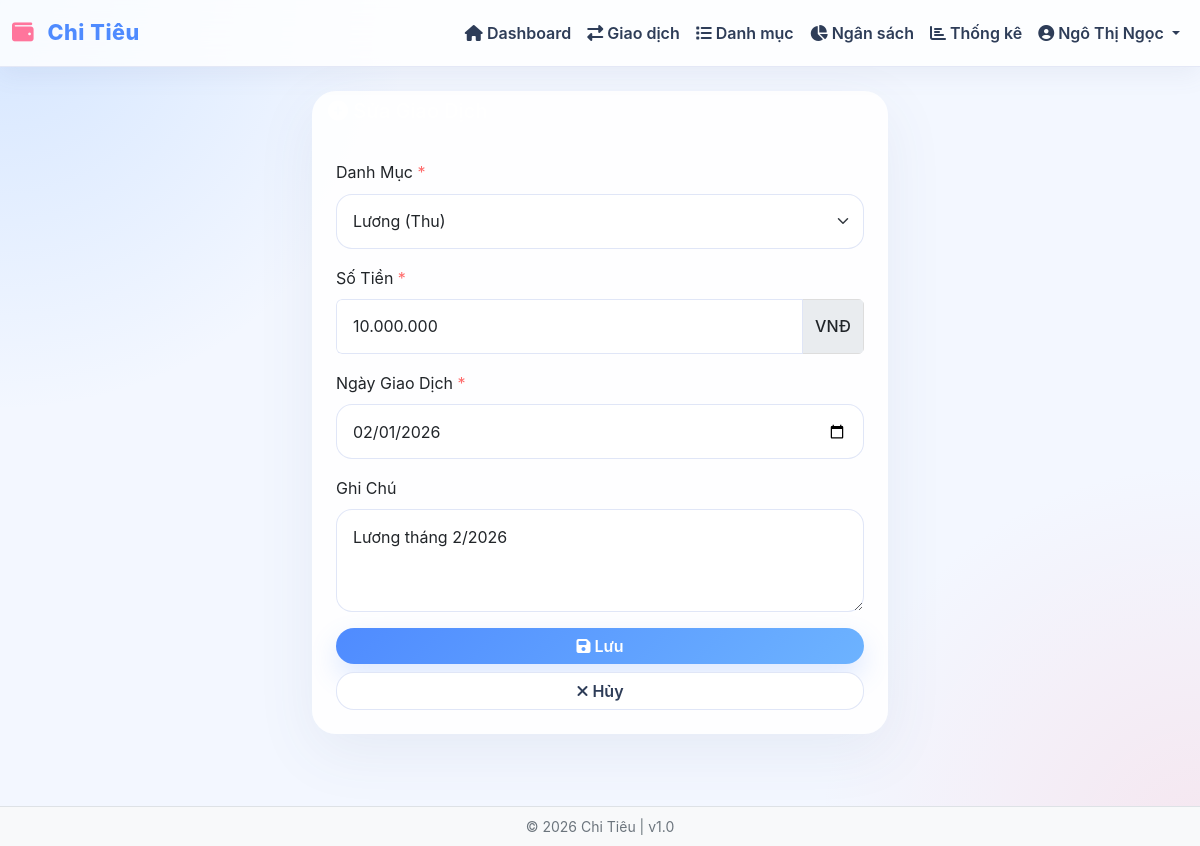
/add-transaction.php?id=61 (signed in), run on an earlier commit of the app's database.
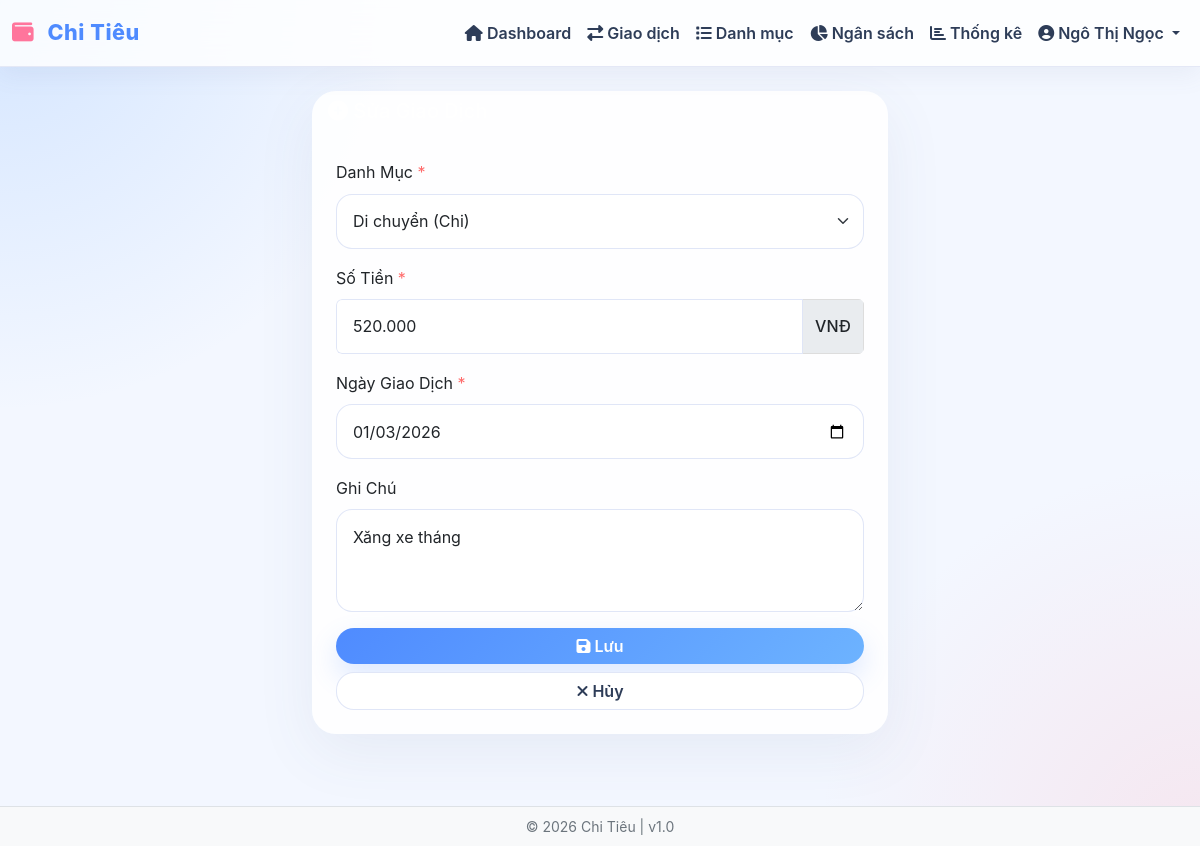
And on a later commit of the database.
### tables this page shows
CREATE TABLE transactions (
    id INT PRIMARY KEY AUTO_INCREMENT,
    user_id INT NOT NULL,
    category_id INT NOT NULL,
    amount DECIMAL(15, 2) NOT NULL,
    transaction_date DATE NOT NULL,
    note TEXT,
    created_at TIMESTAMP DEFAULT CURRENT_TIMESTAMP,
    updated_at TIMESTAMP DEFAULT CURRENT_TIMESTAMP ON UPDATE CURRENT_TIMESTAMP,
    CONSTRAINT fk_transaction_user FOREIGN KEY (user_id) REFERENCES users(id) ON DELETE CASCADE,
    CONSTRAINT fk_transaction_category FOREIGN KEY (category_id) REFERENCES categories(id) ON DELETE CASCADE,
    INDEX idx_user_date (user_id, transaction_date),
    INDEX idx_user_category (user_id, category_id),
    INDEX idx_transaction_date (transaction_date)
);

CREATE TABLE categories (
    id INT PRIMARY KEY AUTO_INCREMENT,
    user_id INT NOT NULL,
    name VARCHAR(100) NOT NULL,
    type ENUM('Thu', 'Chi') NOT NULL,
    icon VARCHAR(50),
    created_at TIMESTAMP DEFAULT CURRENT_TIMESTAMP,
    CONSTRAINT fk_category_user FOREIGN KEY (user_id) REFERENCES users(id) ON DELETE CASCADE,
    INDEX idx_user_type (user_id, type)
);

### app/functions.php (called while the page is built, shortened)
<?php
function e($text) {
    return htmlspecialchars($text, ENT_QUOTES, 'UTF-8');
}
function getUserCategories($user_id, $db, $type = null) {
    if (!empty($type) && in_array(strtolower($type), ['thu', 'chi'])) {
        $query = "SELECT id, name, type FROM categories WHERE user_id = ? AND LOWER(type) = ? ORDER BY name";
        return $db->execute($query, [$user_id, strtolower($type)]);
    } else {
        $query = "SELECT id, name, type FROM categories WHERE user_id = ? ORDER BY type, name";
        return $db->execute($query, [$user_id]);
    }
}

### app/Database.php (called while the page is built, shortened)
<?php
class Database {
    private $connection;
    private $host = DB_HOST;
    private $user = DB_USER;
    private $pass = DB_PASS;
    private $name = DB_NAME;
    public function connect() {
        $this->connection = new mysqli(
            $this->host,
            $this->user,
            $this->pass,
            $this->name
        );
        $this->connection->set_charset("utf8mb4");
        return $this->connection;
    }
    public function execute($sql, $params = [], $types = '') {
        try {
            $stmt = $this->connection->prepare($sql);
            if (!empty($params)) {
                if (empty($types)) {
                    $types = $this->detectTypes($params);
                }
                if (!$stmt->bind_param($types, ...$params)) {
                    throw new Exception("Bind Param Error: " . $stmt->error);
                }
            }
            if (!$stmt->execute()) {
                throw new Exception("Execute Error: " . $stmt->error);
            }
            $result = $stmt->get_result();
            return $result ? $result : $stmt;
        } catch (Exception $e) {
            error_log("Database Error: " . $e->getMessage());
            if (preg_match('/^(INSERT|UPDATE|DELETE)/i', $sql)) {
                return false;
            }
            return $this->connection->query("SELECT 1 WHERE 0");
        }
    }
    private function detectTypes($params) {
        $types = '';
        foreach ($params as $param) {
            if (is_int($param)) {
                $types .= 'i';
            } elseif (is_float($param)) {
                $types .= 'd';
            } else {
                $types .= 's';
            }
        }
        return $types;
    }
}

### add-transaction.php (the view, shortened to what the changed rows need)
<?php
require_once 'app/Database.php';
require_once 'app/functions.php';
$user_id = $_SESSION['user_id'];
$trans_id = isset($_GET['id']) ? intval($_GET['id']) : 0;
$transaction = null;
if ($trans_id) {
    $check = "SELECT id, category_id, amount, transaction_date, note FROM transactions WHERE id = ? AND user_id = ?";
    $result = $db->execute($check, [$trans_id, $user_id]);
    if ($result && $result->num_rows > 0) {
        $transaction = $result->fetch_assoc();
    }
}
$selected_type = strtolower($_GET['type'] ?? '');
$categories = getUserCategories($user_id, $db, $selected_type);
?>
<?php include 'views/header.php'; ?>
<div class="row justify-content-center">
    <div class="col-md-6">
        <div class="card border-0 shadow-sm">
            <div class="card-body">
                <form method="POST">
                    <div class="mb-3">
                        <label class="form-label">Danh Mục <span class="text-danger">*</span></label>
                        <select name="category_id" class="form-select" required>
                            <?php while ($cat = $categories->fetch_assoc()): ?>
                            <option value="<?php echo $cat['id']; ?>"
                                    <?php echo ($transaction && $transaction['category_id'] == $cat['id']) ? 'selected' : ''; ?>>
                                <?php echo e($cat['name']); ?> (<?php echo $cat['type']; ?>)
                            </option>
                            <?php endwhile; ?>
                        </select>
                    </div>
                    <div class="mb-3">
                        <div class="input-group">
                            <input type="text" name="amount" class="form-control amount-input" placeholder="0"
                                   value="<?php echo $transaction ? (int)$transaction['amount'] : ''; ?>" required>
                            <span class="input-group-text"><?php echo CURRENCY; ?></span>
                        </div>
                    </div>
                    <div class="mb-3">
                        <label class="form-label">Ngày Giao Dịch <span class="text-danger">*</span></label>
                        <input type="date" name="transaction_date" class="form-control"
                               value="<?php echo $transaction ? $transaction['transaction_date'] : date('Y-m-d'); ?>" required>
                    </div>
                    <div class="mb-3">
                        <label class="form-label">Ghi Chú</label>
                        <textarea name="note" class="form-control" rows="3" placeholder="Nhập ghi chú..."><?php echo $transaction ? e($transaction['note']) : ''; ?></textarea>
                    </div>
                </form>
            </div>
        </div>
    </div>
</div>
<?php include 'views/footer.php'; ?>

What changed in the data, as far as the page shows it:
changed transactions: category_id "Lương (Thu)" → "Di chuyển (Chi)"; amount "10.000.000" → "520.000"; transaction_date "02/01/2026" → "01/03/2026"; note "Lương tháng 2/2026" → "Xăng xe tháng"
